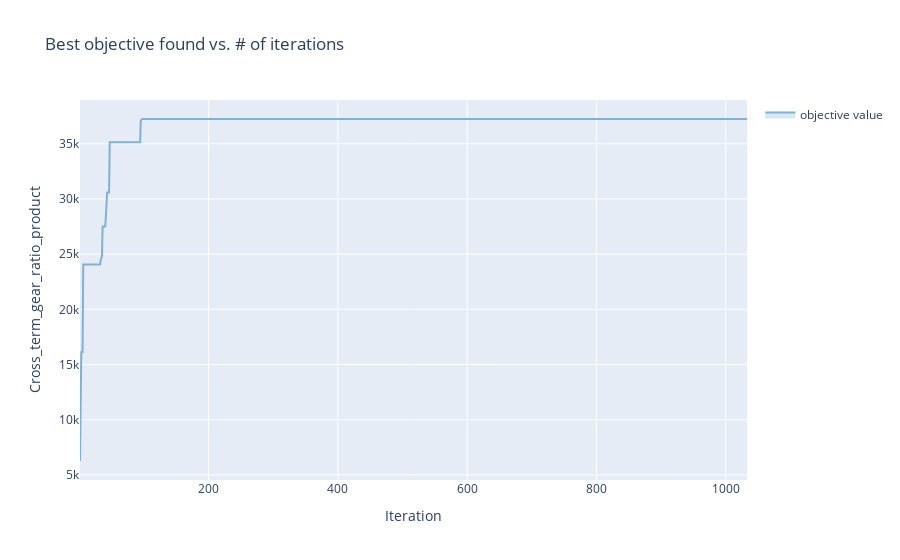

This figure's notebook cell:
### Code cell
render(Tag_client.get_optimization_trace())

### Figure 1 — Plotly figure (JSON) as saved in the notebook; plotly's stock layout.template omitted (floating-point values rounded to 4 significant figures; data arrays with more than 128 entries replaced by an {"elided": "..."} marker saying what was removed)
{"data": [{"hoverinfo": "none", "legendgroup": "", "line": {"width": 0}, "mode": "lines", "showlegend": false, "type": "scatter", "x": {"elided": "1033 int values"}, "y": {"elided": "1033 float values"}}, {"fill": "tonexty", "fillcolor": "rgba(128,177,211,0.3)", "legendgroup": "objective value", "line": {"color": "rgba(128,177,211,1)"}, "mode": "lines", "name": "objective value", "text": {"elided": "1033 str values"}, "type": "scatter", "x": {"elided": "1033 int values"}, "y": {"elided": "1033 float values"}}, {"fill": "tonexty", "fillcolor": "rgba(128,177,211,0.3)", "hoverinfo": "none", "legendgroup": "", "line": {"width": 0}, "mode": "lines", "showlegend": false, "type": "scatter", "x": {"elided": "1033 int values"}, "y": {"elided": "1033 float values"}}], "layout": {"showlegend": true, "title": {"text": "Best objective found vs. # of iterations"}, "xaxis": {"title": {"text": "Iteration"}}, "yaxis": {"title": {"text": "Cross_term_gear_ratio_product"}}}}
